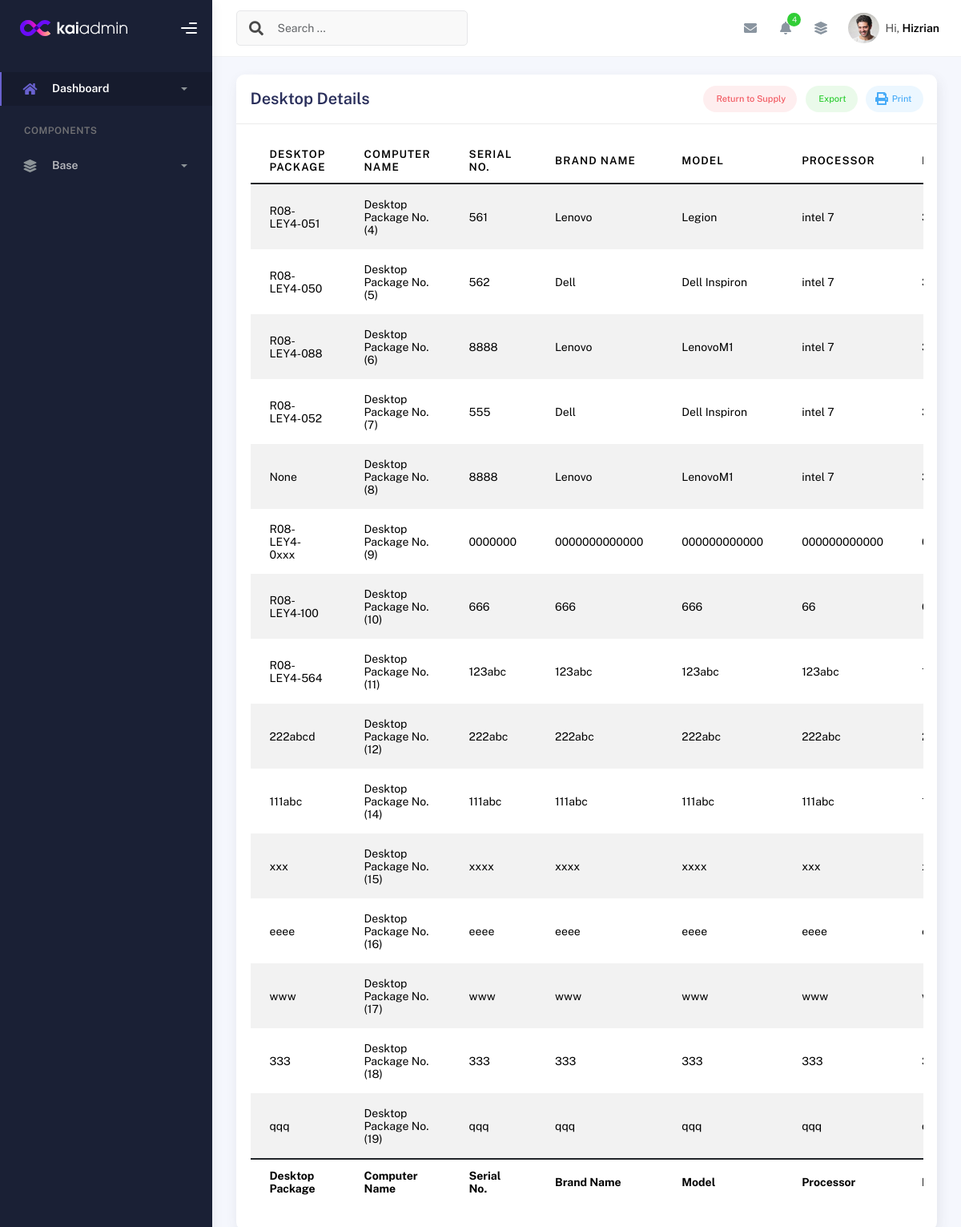
The page /desktop_details/ on the database as committed earlier.
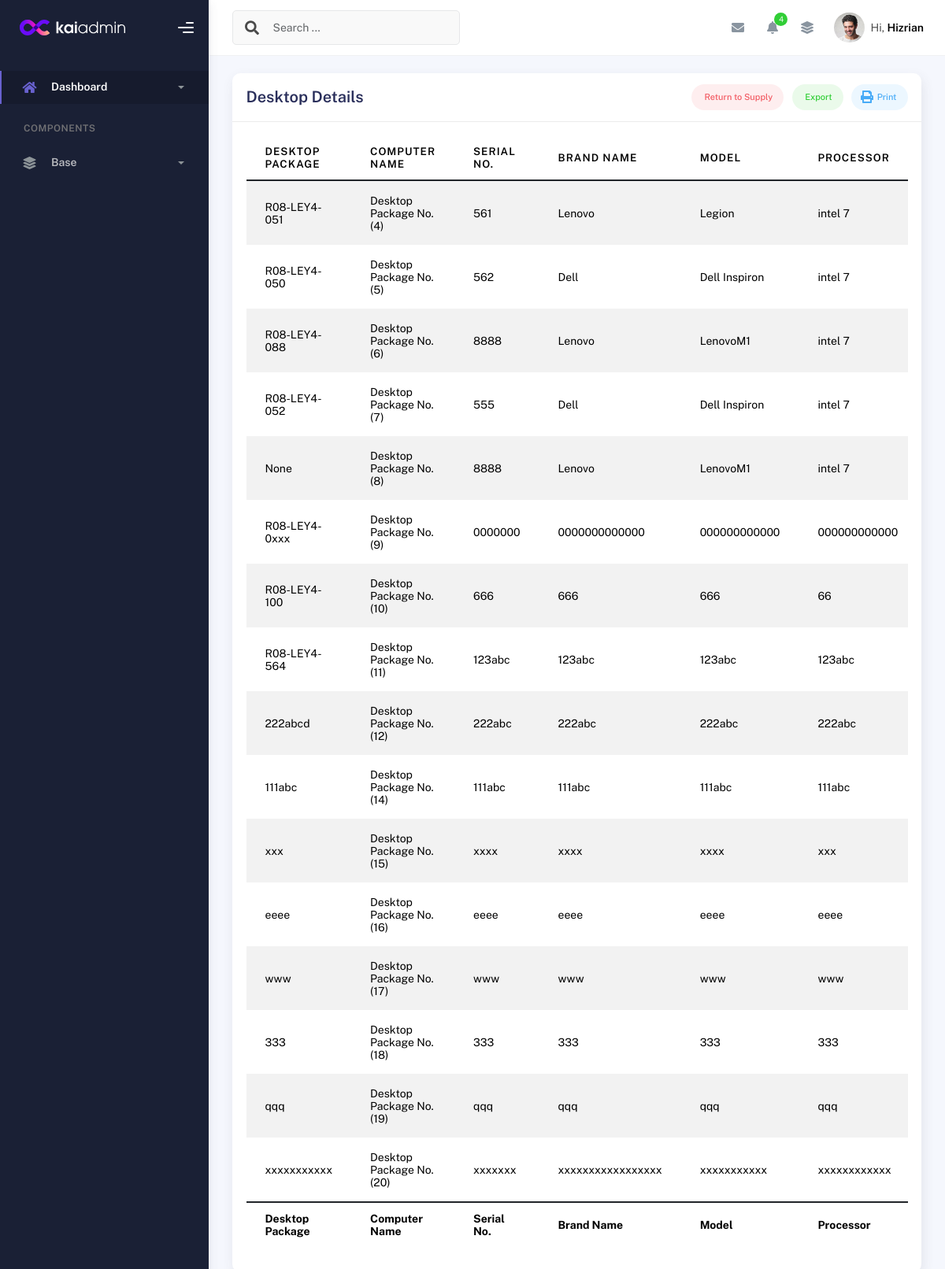
The same page on the database as committed later.
### inventory/models.py (models this page shows, shortened)
class DesktopDetails(models.Model):
    id = models.IntegerField(primary_key=True)  # Allow manual assignment
    desktop_package = models.ForeignKey(Desktop_Package, related_name='desktop_details', on_delete=models.CASCADE)
    serial_no = models.CharField(max_length=255)
    computer_name = models.CharField(max_length=255, unique=True, null=True)
    brand_name = models.CharField(max_length=255)
    model = models.CharField(max_length=255, null=True)
    processor = models.CharField(max_length=33, null=True)
    memory = models.CharField(max_length=100, null=True)
    drive = models.CharField(max_length=332, null=True)
    asset_owner = models.CharField(max_length=255, null=True)
    desktop_Graphics = models.CharField(max_length=100, blank=True, null=True)
    desktop_Graphics_Size = models.CharField(max_length=100, blank=True, null=True)
    desktop_OS = models.CharField(max_length=100, blank=True, null=True)
    desktop_Office = models.CharField(max_length=100, blank=True, null=True)
    desktop_OS_keys = models.CharField(max_length=100, blank=True, null=True)
    desktop_Office_keys = models.CharField(max_length=100, blank=True, null=True)

class Desktop_Package(models.Model):
    is_disposed = models.BooleanField(default=False)
    disposal_date = models.DateField(null=True, blank=True)
    created_at = models.DateTimeField(auto_now_add=True)
    updated_at = models.DateTimeField(auto_now=True)
    def __str__(self):
        return f"Desktop Package No.({self.pk})"

### inventory/views.py (the view)
# urls.py: path('desktop_details/', views.desktop_package, name='desktop_details'),  # URL pattern for desktop details
def desktop_package(request):
    desktop_package = Desktop_Package.objects.all()
    desktop_details = DesktopDetails.objects.all()
    return render(request, 'desktop_details.html', {'desktop_package': desktop_package, 'desktop_details': desktop_details})

### templates/desktop_details.html (shortened to what this page needs)
{% extends 'base.html' %}
{% block content %}
<div class="container">
  <div class="page-inner">
    <div class="row">
      <div class="col-md-12">
        <div class="card">
          <div class="card-header">
            <div class="card-head-row">
              <h4 class="card-title">Desktop Details</h4>
              <div class="card-tools">
                <a href="#" class="btn btn-label-danger btn-round btn-sm me-2">
                  Return to Supply
                </a>
                <a href="#" class="btn btn-label-success btn-round btn-sm me-2">
                  Export
                </a>
                <a href="#" class="btn btn-label-info btn-round btn-sm">
                  Print
                </a>
              </div>
            </div>
          </div>
          <div class="card-body">
            <div class="table-responsive">
              <table id="multi-filter-select" class="display table table-striped table-hover">
                <thead>
                  <tr>
                    <th>Desktop Package</th>
                    <th>Computer Name</th>
                    <th>Serial No.</th>
                    <th>Brand Name</th>
                    <th>Model</th>
                    <th>Processor</th>
                    <th>Memory</th>
                  </tr>
                </thead>
                <tfoot>
                  <tr>
                    <th>Desktop Package</th>
                    <th>Computer Name</th>
                    <th>Serial No.</th>
                    <th>Brand Name</th>
                    <th>Model</th>
                    <th>Processor</th>
                    <th>Memory</th>
                  </tr>
                </tfoot>
                <tbody>
                  <tr>{% for desktopx in desktop_details %}
                    <td>{{ desktopx.computer_name }}</td>
                    <td>{{ desktopx.desktop_package }}</td>
                    <td>{{ desktopx.serial_no }}</td>
                    <td>{{ desktopx.brand_name }}</td>
                    <td>{{ desktopx.model }}</td>
                    <td>{{ desktopx.processor }}</td>
                    <td>{{ desktopx.memory }}</td>
                  </tr>
                  {% endfor %}
                </tbody>
              </table>
            </div>
          </div>
        </div>
      </div>
    </div>
  </div>
</div>
{% endblock %}

Rows that differ between the two databases and show on the page:
added DesktopDetails: computer_name "xxxxxxxxxxx", desktop_package "Desktop Package No.(20)", serial_no "xxxxxxx", brand_name "xxxxxxxxxxxxxxxxx", model "xxxxxxxxxxx", processor "xxxxxxxxxxxx"
